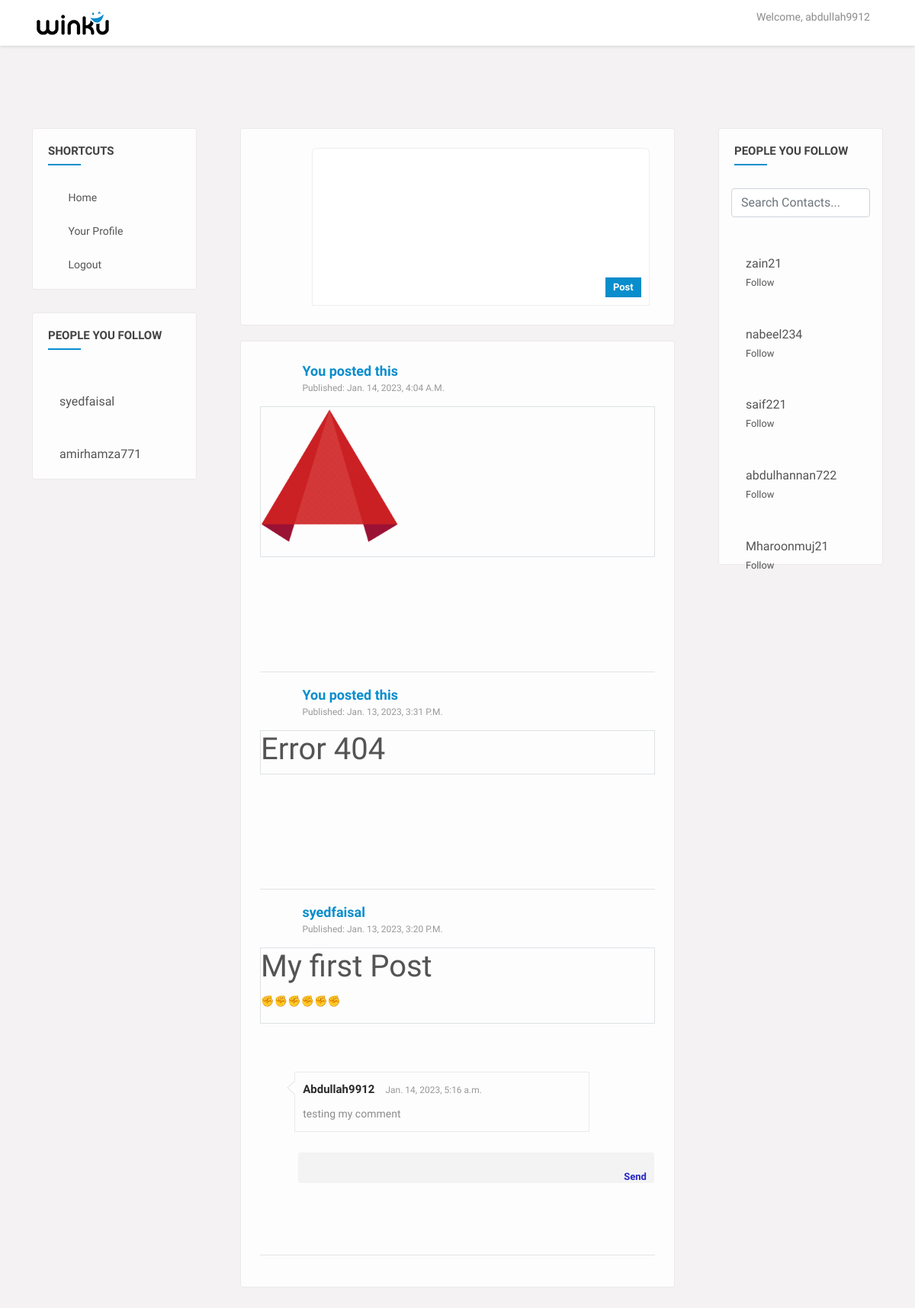
Screenshot of / (signed in) with the database file from the repository.
### myapp/models.py (models this page shows, shortened)
class Follower(models.Model):
  follower_id = models.ForeignKey(Account, related_name = 'follower', null = True, on_delete=models.SET_NULL)
  followee_id = models.ForeignKey(Account, related_name = 'followee', null = True, on_delete=models.SET_NULL)

class Account(models.Model):
  user = models.OneToOneField(User, null = True, blank = True, on_delete = models.CASCADE)
  email = models.EmailField(max_length = 224, null = True)
  full_name = models.CharField(max_length = 100, null = True)
  created_at = models.DateTimeField(auto_now_add = True, null = True)
  profile_pic = models.ImageField(default="user.png", null = True, blank = True)
  def __str__(self):
    return str(self.user)

class Post(models.Model):
  post = RichTextUploadingField(blank = True, null = True)
  user_id = models.ForeignKey(Account, null = True, on_delete=models.SET_NULL)
  created_at = models.DateTimeField(auto_now_add = True, null = True)

class Comment(models.Model):
  text = models.TextField(null = True)
  post_id = models.ForeignKey(Post, null = True, blank = True, on_delete=models.SET_NULL)
  user_id = models.ForeignKey(Account, null = True, blank = True, on_delete=models.SET_NULL)
  created_at = models.DateTimeField(auto_now_add = True, null = True)

### myapp/views.py (the view)
# urls.py: path('', home, name="home"),
@login_required(login_url = 'login')
def home(request):
  follows = Follower.objects.all()
  exclude_list = [request.user]
  account = Account.objects.get(user = request.user)
  account_list = [account]
  for i in follows:
    if(str(i.follower_id) == str(request.user.username)):
      user_instance = User.objects.get(username = str(i.followee_id))
      account_instance = Account.objects.get(user = user_instance)
      exclude_list.append(user_instance)
      account_list.append(account_instance)
  accounts = Account.objects.exclude(user__in = exclude_list)
  account_search = accounts
  value =""
  PostFormset = inlineformset_factory(Account, Post, fields=('post',), extra=1)
  account = Account.objects.get(user = request.user)
  formset = PostFormset(queryset = Post.objects.none(), instance = account)
  if request.method == "POST":
    if request.POST.get('searched'):
      print(request.POST)
      search = request.POST.get('searched',False)
      value = search
      account_search = Account.objects.filter(user__username__icontains=search)
  count = Account.objects.all().count() - accounts.count() - 1
  posts = ""
  following = ""
  likes = ""
  likes_list = []
  if count:
    posts = reversed(Post.objects.filter(user_id__in = account_list).order_by('created_at'))
    following = Follower.objects.filter(follower_id = account)
    likes = Like.objects.filter(liked_by = request.user.account)
    for i in likes:
      likes_list.append(i.post_id.post)
  comments_form = CommentForm()
  context = {
    "accounts": accounts,
    "count": count,
    "following": following,
    "likes": likes,
    "likes_list": likes_list,
    "posts": posts,
    "account_search": account_search,
    "value": value,
    "formset": formset,
    "comments_form": comments_form,
  }
  return render(request, "home.html", context = context)

### myapp/forms.py
class CommentForm(ModelForm):
  class Meta:
    model = Comment
    fields = '__all__'
    exclude = ['created_at']

### templates/home.html (shortened to what this page needs)
{% extends "index.html" %}
{% load static %}
{% block user-welcome %}
<div class="top-area">
  <ul class="main-menu2">
    <p>Welcome, {{ request.user.username }}</p>
  </ul>
</div>
{% endblock %}
{% block content %}
<section>
  <div class="gap gray-bg">
    <div class="container-fluid">
      <div class="row">
        <div class="col-lg-12">
          <div class="row" id="page-contents">
            {% if count %}
            <div class="col-lg-3">
              <aside class="sidebar static">
                <div class="widget">
                  <h4 class="widget-title">Shortcuts</h4>
                  <ul class="naves">
                    <li>
                      <i class="ti-clipboard"></i>
                      <a href="{% url 'home' %}" title="">Home</a>
                    </li>
                    <li>
                      <i class="ti-user"></i>
                      <a href="{% url 'settings' %}" title="">Your Profile</a>
                    </li>
                    <li>
                      <i class="ti-power-off"></i>
                      <a href="{% url 'logout' %}" title="">Logout</a>
                    </li>
                  </ul>
                </div>
                <div class="widget stick-widget">
                  <h4 class="widget-title">People you follow</h4>
                  <ul class="followers">
                    {% for follow in following %}
                    <li>
                      <figure><img src="{{ follow.followee_id.profile_pic.url }}" alt=""></figure>
                      <div class="friend-meta">
                        <h4><a href="{% url 'follower_profile' id=follow.followee_id.id %}" title="">{{ follow.followee_id }}</a></h4>
                      </div>
                    </li>
                    {% endfor %}
                  </ul>
                </div>
              </aside>
            </div>
            <div class="col-lg-6">
              <div class="central-meta">
                <div class="new-postbox">
                  <figure>
                  </figure>
                  <div class="newpst-input">
                    <form method="post" enctype="multipart/form-data" action="{% url 'add_post' %}">
                      <div style="max-width: 40rem; max-height: 10rem; overflow: scroll;">
                        {% for form in formset %}
                        {{ form.post|safe }}
                        {% endfor %}
                      </div>
                      <div class="attachments">
                        <ul>
                          <li>
                            <button type="submit">Post</button>
                          </li>
                        </ul>
                      </div>
                    </form>
                  </div>
                </div>
              </div>
              <div class="central-meta item">
                <div class="user-post">
                  {% if posts %}
                  {% for post in posts %}
                  <div class="friend-info">
                    <figure>
                    </figure>
                    <div class="friend-name">
                      {% if post.user_id == request.user.account %}
                      <ins>You posted this</ins>
                      {% else %}
                      <ins><a href="{% url 'follower_profile' id=post.user_id.id %}" title="">{{ post.user_id }}</a></ins>
                      {% endif %}
                      <span>published: {{ post.created_at }}</span>
                    </div>
                    <div class="post-meta">
                      <div class="border">{{ post.post|safe }}</div>
                      <div class="we-video-info">
                        <ul>
                          <li>
                            <span class="comment" data-toggle="tooltip" title="Comments">
                              <i class="fa fa-comments-o"></i>
                            </span>
                          </li>
                          {% if post.user_id != request.user.account %}
                          {% if post.post in likes_list %}
                          <li>
                            <span class="dislike" data-toggle="tooltip" title="dislike">
                              <a href="{% url 'unlike' id=post.id %}"><i class="ti-heart-broken"></i></a>
                            </span>
                          </li>
                          {% else %}
                          <li>
                            <span class="like" data-toggle="tooltip" title="like">
                              <a href="{% url 'likes' id=post.id %}"><i class="ti-heart"></i></a>
                            </span>
                          </li>
                          {% endif %}
                          {% endif %}
                        </ul>
                      </div>
                    </div>
                  </div>
                  <div class="coment-area mb-5">
                    <ul class="we-comet">
                      {% for i in post.comment_set.all %}
                      <li>
                        <div class="comet-avatar">
                        </div>
                        <div class="we-comment">
                          <div class="coment-head">
                            <h5><a href="{{ i.user_id.profile_pic.url }}" title="">{{ i.user_id }}</a></h5>
                            <span>{{ i.created_at }}</span>
                            <a class="we-reply" href="#" title="Reply"><i class="fa fa-reply"></i></a>
                          </div>
                          <p>{{ i.text }}</p>
                        </div>
                      </li>
                      {% endfor %}
                      {% if post.user_id != request.user.account %}
                      <li class="post-comment">
                        <div class="comet-avatar">
                        </div>
                        <div class="post-comt-box">
                          <form method="post" action="{% url 'add_comment' id=post.id %}">
                            {{ comments_form.text }}
                            <button type="submit" style="color: rgb(38, 38, 199);">Send</button>
                          </form>
                        </div>
                      </li>
                      {% endif %}
                    </ul>
                  </div>
                  <hr>
                  {% endfor %}
                  {% else %}
                  <div class="fied-info">
                    <p class="text-center">
                      Posts will appear here.
                    </p>
                  </div>
                  {% endif %}
                </div>
              </div>
            </div>
            <div class="col-lg-3">
              <aside class="sidebar static">
                <div class="widget stick-widget">
                  <h4 class="widget-title">People you follow</h4>
                  <form action="{% url 'home' %}" class="mx-3" method="POST">
                    <input type="search" placeholder="Search Contacts..." class="form-control" name="searched" value="{{ value }}">
                  </form>
                  <br>
                  <ul class="followers">
                    {% for acc in account_search %}
                    <li>
                      <figure><img src="{{ acc.profile_pic.url }}" alt=""></figure>
                      <div class="friend-meta">
                        <h4><a href="{% url 'follower_profile' id=acc.id %}" title="">{{ acc.user }}</a></h4>
                        <small><a href="" title="" class="underline">Follow</a></small>
                      </div>
                    </li>
                    {% endfor %}
                  </ul>
                </div>
              </aside>
            </div>
            {% endif %}
          </div>
        </div>
      </div>
    </div>
  </div>
</section>
{% endblock %}

### templates/index.html (shortened to what this page needs)
{% load static %}
<!DOCTYPE html>
<html lang="en">
<head>
    <link rel="stylesheet" href="">
    <link rel="stylesheet" href="{% static 'css/main.min.css' %}">
    <link rel="stylesheet" href="{% static 'css/style.css' %}">
    <link rel="stylesheet" href="{% static 'css/color.css' %}">
    <link rel="stylesheet" href="{% static 'css/responsive.css' %}">
</head>
<body>
	<div class="theme-layout">
		<div class="topbar stick">
			<div class="logo">
				<img src="{% static 'images/logo.png' %}" alt="">
			</div>
			{% block user-welcome %}
			{% endblock %}
		</div>
		{% block content %}
		{% endblock %}
	</div>
</body>
</html>

### static/css/color.css (style rules this page uses)
.product-carousel .owl-nav .owl-prev::before, .product-carousel .owl-nav .owl-next::before, .product-caro .owl-prev:hover:before, .product-caro .owl-next:hover:before, .log-reg-area form .forgot-pwd, .log-reg-area form .already-have, .log-reg-area > p a, .top-area > ul > li > a > span, .timeline-info > ul li a.active, .timeline-info > ul li a:hover, .dropdowns > a.more-mesg, .activity-meta > h6 a, .activity-meta > span a:hover, .friend-name > ins, .description > p a, .we-reply, .sidebar .widget li:hover > a, .sidebar .widget li:hover > i, .friend-meta > a, .user-setting > a:hover, .we-comet li a.showmore, .twiter-feed > li p a, .tutor-links > li i, .tutor-links > li:hover, .pepl-info > span, .page-meta > a, .frnds .nav-tabs .nav-item a.active, .f-title i, #work > div a, .basics > li i, .education > li i, .groups > span i, a.forgot-pwd, .friend-meta > h4 a:hover, .x_title > h2, .post-meta .detail > span, .add-btn > a:hover, .top-area > ul.main-menu > li > ul li a:hover, .dropdowns.active > a i, .user-setting > a i, .form-group input.form-file ~ .control-label, .form-group input.has-value ~ .control-label, .form-group input:focus ~ .control-label, .form-group input:valid ~ .control-label, .form-group select ~ .control-label, .form-group textarea.form-file ~ .control-label, .form-group textarea.has-value ~ .control-label, .form-group textarea:focus ~ .control-label, .form-group textarea:valid ~ .control-label, .flaged > h3, .invition .friend-meta a.invite:hover, .more-optns > ul li:hover, .post-title > h4 a:hover, .post-title .p-date a:hover, .l-post .l-post-meta > h4 a:hover, .read:hover, blockquote, .tags > a:hover, .comment-titles > span, .help-list > ul li a:hover i, .carrer-title > h2 > span, .carrer-title > span a, .open-position > h4 a:hover, .option-set.icon-style > li > a.selected, .category-box > i, .getquot-baner > a, .branches-box > ul li i, .help-topic-result > h2 a:hover, .product-name > h5 a:hover, .full-postmeta .shopnow, .prices.style2 ins span, .single-btn > li > a.active, .total-box > ul > li.final-total, .logout-meta > p a, .forum-list table tbody tr td i, .forum-list table tbody tr td a, .widget ul.recent-topics > li > i, .date-n-reply > a, .topic-data > span, .help-list > ul li a:hover, .employer-info h2, .job-detail > ul li i, .company-intro > a { color: #088dcd; }
#nprogress .bar, .timeline-info > ul li a::before, .add-btn > a, .activitiez > li::before, form button, .colla-apps > li a:hover, a.underline:before, .setting-row input:checked + label, .user-avatar:hover .edit-phto, .error-meta > a, .color-bg, .add-butn, .nav.nav-tabs.likes-btn > li a.active, a.dislike-btn, .drop > a:hover, .btn-view.btn-load-more:hover, .accordion .card h5 button[aria-expanded="true"], .chat-head, .f-page > figure em, .inbox-panel-head > ul > li > a, .nav-tabs--left .nav-link.active, .nav-tabs--left .nav-link.active:hover, footer .widget-title h4::before, #topcontrol, .sidebar .widget-title::before, .f-title::before, .g-post-classic > figure > i::after, .purify > a, .help-list > a:hover, .open-position::before, .info > a, .category-box:hover, .category-box.selected, a.main-btn, .section-heading::before, .getquot-baner, .more-branches > h4::before, .is-helpful > a, .cart-optionz > li > a:hover, .paginationz > li a:hover, .paginationz > li a.active, .shopping-cart, a.btn2:hover, .form-submit > input[type="submit"], button.submit-checkout, .delete-cart:hover, .proceed .button, .amount-area .update-cart, a.addnewforum, .apply-bttons > a { background: #088dcd; }

### static/css/responsive.css (style rules this page uses)
@media screen and (max-width: 1281px) and (min-width: 1024px) { .sidebar .widget li > a { font-size: 14px; } }

### rows the page displays
Follower: followee_id "syedfaisal"
Follower: followee_id "amirhamza771"
Post: shows "You posted this", created_at "Jan. 14, 2023, 4:04 A.m.", post (picture)
Post: shows "You posted this", created_at "Jan. 13, 2023, 3:31 P.m.", post "Error 404"
Post: user_id "syedfaisal", created_at "Jan. 13, 2023, 3:20 P.m.", post "My first Post ✊✊✊✊✊✊"
Comment: user_id "Abdullah9912", created_at "Jan. 14, 2023, 5:16 a.m.", text "testing my comment"
Account: user "zain21"
Account: user "nabeel234"
Account: user "saif221"
Account: user "abdulhannan722"
Account: user "Mharoonmuj21"

### other values shown
{{ request.user.username }} "abdullah9912"
